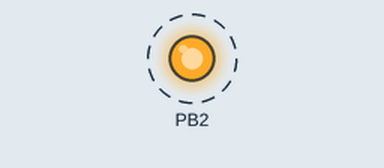
The program below on a simulated ATtiny84, built with avr-gcc and emulated at 8 MHz. Parts: output pins drawn as LEDs (lit = HIGH). Dashed ring = blinking.

Above: at 0.5 s.
Timing chart, 0 to 4.6 s (numbered marks = the images above):
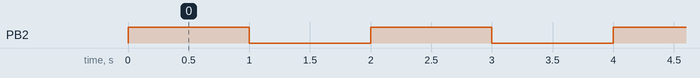

Measured:
- by itself, PB2: alternates HIGH for 1.0 s and LOW for 1.0 s

The program:

main.c
```c
/*
 * Test.c
 *
 * Created: 11/11/2017 11:04:30 PM
 * Author : Orange
 */

#include <avr/io.h>
#include <util/delay.h>

#define F_CPU 8000000


int main(void)
{

	//Set pin to output
	DDRB |= (1 << PB2);

    /* Replace with your application code */
    while (1)
    {
		//
		PORTB = (1 << PB2);

		// Wait one second
		_delay_ms(1000);

		PORTB = ~(1 << PB2);

		// Wait one second
		_delay_ms(1000);

    }

	return 1;
}
```
